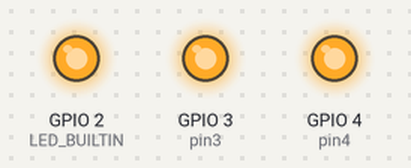
Bench run of a sketch on a simulated ESP32. Parts: output pins drawn as LEDs (lit = HIGH).

Above: at 0.5 s.
At 3.5 s:
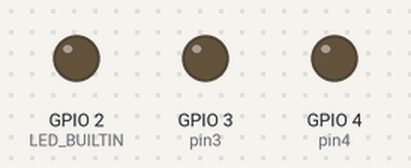
Timing chart, 0 to 4.6 s (numbered marks = the images above):
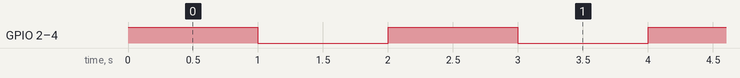

Measured:
- by itself, GPIO 2 (LED_BUILTIN), GPIO 3 (pin3), GPIO 4 (pin4): alternates HIGH for 1.0 s and LOW for 1.0 s

The sketch:

blink.ino
```cpp
// the setup function runs once when you press reset or power the board
#define LED_BUILTIN 2
#define pin3  3
#define pin4 4
void setup() {
  // initialize digital pin LED_BUILTIN as an output.
  Serial.begin(115200);  // Start serial communication at 9600 baud
  pinMode(LED_BUILTIN, OUTPUT);
  pinMode(pin3, OUTPUT);
  pinMode(pin4, OUTPUT);
}

// the loop function runs over and over again forever
void loop() {
  digitalWrite(LED_BUILTIN, HIGH);  // turn the LED on (HIGH is the voltage level)
  digitalWrite(pin3, HIGH);
  digitalWrite(pin4, HIGH);
  delay(1000);                      // wait for a second
  //Serial.print("LED ON \n\r");
  digitalWrite(LED_BUILTIN, LOW);   // turn the LED off by making the voltage LOW
  digitalWrite(pin3, LOW);
  digitalWrite(pin4, LOW);
  delay(1000);                      // wait for a second
  //Serial.print("LED OFF \n\r");
}
```
